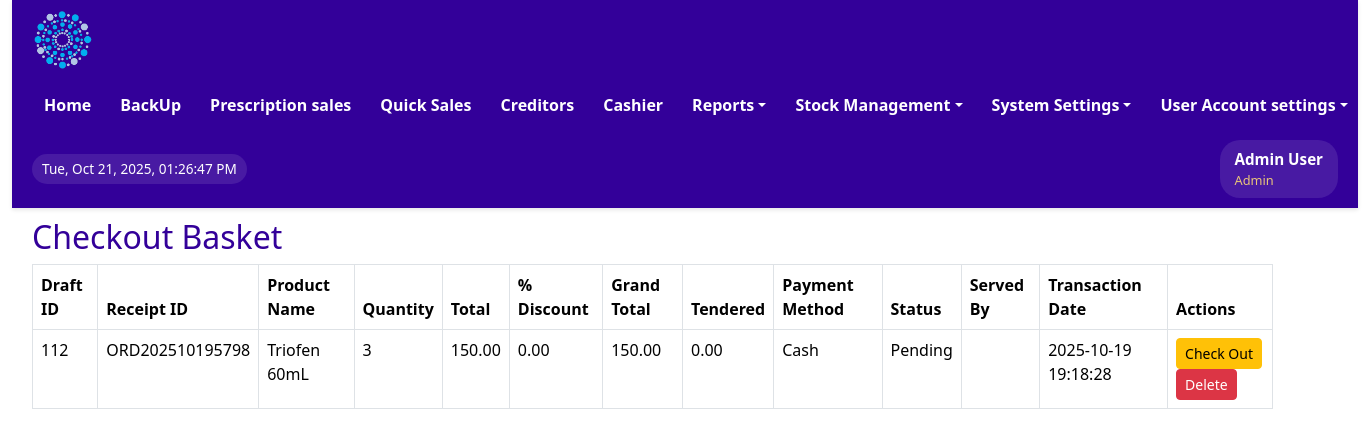
The app's page /sales/view_order-1.php (signed in), older data.
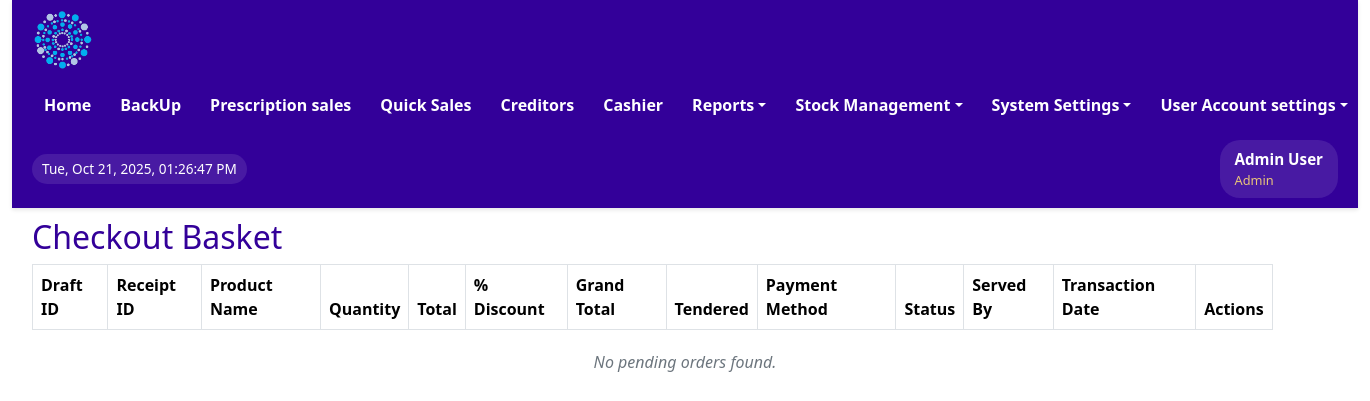
The same page, newer data.
### tables this page shows
CREATE TABLE IF NOT EXISTS `sales_drafts` (
  `draft_id` int NOT NULL AUTO_INCREMENT,
  `receipt_id` varchar(255) NOT NULL,
  `payment_method` varchar(50) NOT NULL,
  `payment_status` varchar(50) NOT NULL,
  `brandname` varchar(500) DEFAULT NULL,
  `quantity` decimal(10,0) NOT NULL DEFAULT '1',
  `price` decimal(10,2) NOT NULL,
  `total_amount` decimal(10,2) NOT NULL,
  `discount` decimal(10,2) DEFAULT '0.00',
  `tax_amount` decimal(10,2) NOT NULL,
  `grand_total` decimal(10,2) NOT NULL,
  `tendered_amount` decimal(10,2) NOT NULL DEFAULT '0.00',
  `transBy` varchar(100) DEFAULT NULL,
  `transDate` datetime DEFAULT CURRENT_TIMESTAMP,
  PRIMARY KEY (`draft_id`)
);

### sales/view_order-1.php (the view, shortened to what this page needs)
<?php
include '../includes/header.php';
$result = $conn->query("SELECT draft_id, receipt_id, payment_method, payment_status, brandname,
quantity, price, total_amount, discount, tax_amount, grand_total, tendered_amount, transBy, transDate FROM sales_drafts GROUP BY receipt_id ORDER BY transDate DESC");
$has_pending_orders = $result && $result->num_rows > 0;
?>
<!DOCTYPE html>
<html lang="en">
<head>
    <link rel="stylesheet" href="../assets/css/bootstrap.css" type="text/css">
    <link rel="stylesheet" href="../assets/css/bootstrap.min.css" type="text/css">
    <link rel="stylesheet" href="../assets/fontawesome-7.1.1/css/all.min.css" type="text/css">
</head>
<body>
    <div class="main-content">
        <div class='next-order;'>
            <h2>Checkout Basket</h2>
        </div>
        <table class="table table-bordered" style="width: 95%;">
            <thead>
                <tr>
                    <th>Draft ID</th>
                    <th>Receipt ID</th>
                    <th>Product Name</th>
                    <th>Quantity</th>
                    <th>Total</th>
                    <th>% Discount</th>
                    <th>Grand Total</th>
                    <th>Tendered</th>
                    <th>Payment Method</th>
                    <th>Status</th>
                    <th>Served By</th>
                    <th>Transaction Date</th>
                    <th>Actions</th>
                </tr>
            </thead>
            <tbody>
                <?php if ($has_pending_orders): ?>
                    <?php while ($row = $result->fetch_assoc()): ?>
                        <tr>
                            <td><?php echo htmlspecialchars($row['draft_id']); ?></td>
                            <td><?php echo htmlspecialchars($row['receipt_id']); ?></td>
                            <td><?php echo htmlspecialchars($row['brandname']); ?></td>
                            <td><?php echo htmlspecialchars($row['quantity']); ?></td>
                            <td><?php echo htmlspecialchars($row['total_amount']); ?></td>
                            <td><?php echo htmlspecialchars($row['discount']); ?></td>
                            <td><?php echo htmlspecialchars($row['grand_total']); ?></td>
                            <td><?php echo htmlspecialchars($row['tendered_amount']); ?></td>
                            <td><?php echo htmlspecialchars($row['payment_method']); ?></td>
                            <td><?php echo htmlspecialchars($row['payment_status']); ?></td>
                            <td><?php echo htmlspecialchars($row['transBy']); ?></td>
                            <td><?php echo htmlspecialchars($row['transDate']); ?></td>
                            <td>
                                <button class="btn btn-sm btn-warning update-btn" data-receipt-id="<?php echo htmlspecialchars($row['receipt_id']); ?>">Check Out</button>
                                <button class="btn btn-sm btn-danger delete-btn" data-receipt-id="<?php echo htmlspecialchars($row['receipt_id']); ?>">Delete</button>
                            </td>
                        </tr>
                    <?php endwhile; ?>
                <?php endif; ?>
            </tbody>
        </table>
        <?php if (!$has_pending_orders): ?>
            <div class="no-orders-message">No pending orders found.</div>
        <?php endif; ?>
    </div>
</body>
</html>

Row changes from the older to the newer data that the page shows:
removed sales_drafts: draft_id "112", receipt "ORD202510195798", brandname "Triofen 60mL", quantity "3", total_amount "150.00", discount "0.00", grand_total "150.00", tendered_amount "0.00", payment_method "Cash", payment_status "Pending", transDate "2025-10-19 19:18:28"
Text that changed along with them:
text now shown: "No pending orders found."
